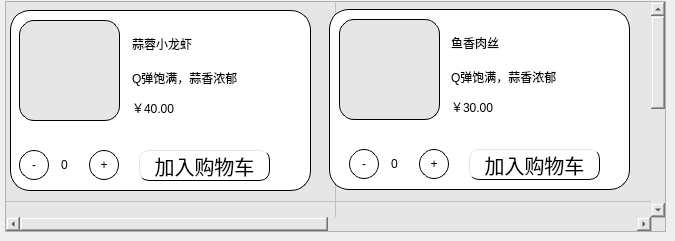
      <widget class="QWidget" name="page_6">
       <widget class="QTableWidget" name="tableWidget">
        <property name="geometry">
         <rect>
          <x>5</x>
          <y>1</y>
          <width>661</width>
          <height>231</height>
         </rect>
        </property>
        <property name="styleSheet">
         <string notr="true">background-color: rgb(230, 230, 230);
</string>
        </property>
        <property name="showGrid">
         <bool>true</bool>
        </property>
        <attribute name="horizontalHeaderVisible">
         <bool>false</bool>
        </attribute>
        <attribute name="horizontalHeaderDefaultSectionSize">
         <number>330</number>
        </attribute>
        <attribute name="horizontalHeaderHighlightSections">
         <bool>true</bool>
        </attribute>
        <attribute name="verticalHeaderVisible">
         <bool>false</bool>
        </attribute>
        <attribute name="verticalHeaderDefaultSectionSize">
         <number>200</number>
        </attribute>
        <attribute name="verticalHeaderHighlightSections">
         <bool>true</bool>
        </attribute>
        <row>
         <property name="text">
          <string>新建行</string>
         </property>
        </row>
        <row>
         <property name="text">
          <string>新建行</string>
         </property>
        </row>
        <column>
         <property name="text">
          <string>新建列</string>
         </property>
        </column>
        <column>
         <property name="text">
          <string>新建列</string>
         </property>
        </column>
       </widget>
       <widget class="QWidget" name="widget_main1" native="true">
        <property name="geometry">
         <rect>
          <x>0</x>
          <y>0</y>
          <width>321</width>
          <height>201</height>
         </rect>
        </property>
        <widget class="QWidget" name="widget_xia" native="true">
         <property name="geometry">
          <rect>
           <x>10</x>
           <y>10</y>
           <width>301</width>
           <height>181</height>
          </rect>
         </property>
         <property name="styleSheet">
          <string notr="true">QWidget{
	background-color: rgb(255, 255, 255);
	border-radius:20px;
	border:1px solid black;
}

QWidget:hover{
	border-radius:20px;
	border:1px solid blue;
}
QToolButton{

	border-radius:15px;
}
QPushButton:hover{
	background-color: rgb(0, 170, 255);
}
QToolButton:hover{
	color: rgb(0, 170, 255);
}</string>
         </property>
         <widget class="QToolButton" name="xia_jia">
          <property name="geometry">
           <rect>
            <x>79</x>
            <y>140</y>
            <width>30</width>
            <height>30</height>
           </rect>
          </property>
          <property name="styleSheet">
           <string notr="true"/>
          </property>
          <property name="text">
           <string>+</string>
          </property>
         </widget>
         <widget class="QLineEdit" name="xia_text">
          <property name="geometry">
           <rect>
            <x>120</x>
            <y>60</y>
            <width>174</width>
            <height>22</height>
           </rect>
          </property>
          <property name="styleSheet">
           <string notr="true">QLineEdit{
	border:none;
	font:20px &quot;楷体&quot;;
}</string>
          </property>
          <property name="text">
           <string>Q弹饱满，蒜香浓郁</string>
          </property>
          <property name="readOnly">
           <bool>true</bool>
          </property>
         </widget>
         <widget class="QLabel" name="xia_tu">
          <property name="geometry">
           <rect>
            <x>9</x>
            <y>10</y>
            <width>101</width>
            <height>101</height>
           </rect>
          </property>
          <property name="styleSheet">
           <string notr="true">QLabel{
	background-color: ;
	background-color: rgb(230, 230, 230);
	border-radius:15px;
}
</string>
          </property>
          <property name="text">
           <string/>
          </property>
          <property name="pixmap">
           <pixmap resource="images.qrc">:/xia.png</pixmap>
          </property>
          <property name="scaledContents">
           <bool>true</bool>
          </property>
         </widget>
         <widget class="QLineEdit" name="xia_num">
          <property name="geometry">
           <rect>
            <x>49</x>
            <y>140</y>
            <width>21</width>
            <height>30</height>
           </rect>
          </property>
          <property name="styleSheet">
           <string notr="true">QLineEdit {

	border:none;
}</string>
          </property>
          <property name="text">
           <string>0</string>
          </property>
         </widget>
         <widget class="QPushButton" name="xia_bt">
          <property name="geometry">
           <rect>
            <x>129</x>
            <y>140</y>
            <width>131</width>
            <height>31</height>
           </rect>
          </property>
          <property name="styleSheet">
           <string notr="true">QPushButton{
	border-radius:10px;
	font:20px;
	border-left:1px solid rgb(229,229,229);
	border-top:1px solid rgb(229,229,229);
	
}</string>
          </property>
          <property name="text">
           <string>加入购物车</string>
          </property>
         </widget>
         <widget class="QToolButton" name="xia_jian">
          <property name="geometry">
           <rect>
            <x>9</x>
            <y>140</y>
            <width>30</width>
            <height>30</height>
           </rect>
          </property>
          <property name="text">
           <string>-</string>
          </property>
         </widget>
         <widget class="QLineEdit" name="xia_line">
          <property name="geometry">
           <rect>
            <x>120</x>
            <y>20</y>
            <width>179</width>
            <height>34</height>
           </rect>
          </property>
          <property name="styleSheet">
           <string notr="true">QLineEdit{
	border:none;
	font:30px &quot;楷体&quot;;
}</string>
          </property>
          <property name="text">
           <string>蒜蓉小龙虾</string>
          </property>
          <property name="readOnly">
           <bool>true</bool>
          </property>
         </widget>
         <widget class="QLineEdit" name="xia_piece">
          <property name="geometry">
           <rect>
            <x>120</x>
            <y>90</y>
            <width>174</width>
            <height>22</height>
           </rect>
          </property>
          <property name="styleSheet">
           <string notr="true">QLineEdit{
	border:none;
	font:20px &quot;楷体&quot;;
}</string>
          </property>
          <property name="text">
           <string>￥40.00</string>
          </property>
          <property name="readOnly">
           <bool>true</bool>
          </property>
         </widget>
        </widget>
       </widget>
       <widget class="QWidget" name="widget_main2" native="true">
        <property name="geometry">
         <rect>
          <x>309</x>
          <y>-1</y>
          <width>331</width>
          <height>201</height>
         </rect>
        </property>
        <widget class="QWidget" name="widget_rose" native="true">
         <property name="geometry">
          <rect>
           <x>20</x>
           <y>10</y>
           <width>301</width>
           <height>181</height>
          </rect>
         </property>
         <property name="styleSheet">
          <string notr="true">QWidget{
	background-color: rgb(255, 255, 255);
	border-radius:20px;
	border:1px solid black;
}

QWidget:hover{
	border-radius:20px;
	border:1px solid blue;
}
QToolButton{

	border-radius:15px;
}
QPushButton:hover{
	background-color: rgb(0, 170, 255);
}
QToolButton:hover{
	color: rgb(0, 170, 255);
}</string>
         </property>
         <widget class="QToolButton" name="rose_jia">
          <property name="geometry">
           <rect>
            <x>90</x>
            <y>140</y>
            <width>30</width>
            <height>30</height>
           </rect>
          </property>
          <property name="styleSheet">
           <string notr="true"/>
          </property>
          <property name="text">
           <string>+</string>
          </property>
         </widget>
         <widget class="QLineEdit" name="xia_text_3">
          <property name="geometry">
           <rect>
            <x>120</x>
            <y>60</y>
            <width>174</width>
            <height>22</height>
           </rect>
          </property>
          <property name="styleSheet">
           <string notr="true">QLineEdit{
	border:none;
	font:20px &quot;楷体&quot;;
}</string>
          </property>
          <property name="text">
           <string>Q弹饱满，蒜香浓郁</string>
          </property>
          <property name="readOnly">
           <bool>true</bool>
          </property>
         </widget>
         <widget class="QLabel" name="xia_tu_3">
          <property name="geometry">
           <rect>
            <x>10</x>
            <y>10</y>
            <width>101</width>
            <height>101</height>
           </rect>
          </property>
          <property name="styleSheet">
           <string notr="true">QLabel{
	background-color: ;
	background-color: rgb(230, 230, 230);
	border-radius:15px;
}
</string>
          </property>
          <property name="text">
           <string/>
          </property>
          <property name="pixmap">
           <pixmap resource="images.qrc">:/rose.png</pixmap>
          </property>
          <property name="scaledContents">
           <bool>true</bool>
          </property>
         </widget>
         <widget class="QLineEdit" name="rose_num">
          <property name="geometry">
           <rect>
            <x>60</x>
            <y>140</y>
            <width>21</width>
            <height>30</height>
           </rect>
          </property>
          <property name="styleSheet">
           <string notr="true">QLineEdit {

	border:none;
}</string>
          </property>
          <property name="text">
           <string>0</string>
          </property>
         </widget>
         <widget class="QPushButton" name="xia_bt_3">
          <property name="geometry">
           <rect>
            <x>140</x>
            <y>140</y>
            <width>131</width>
            <height>31</height>
           </rect>
          </property>
          <property name="styleSheet">
           <string notr="true">QPushButton{
	border-radius:10px;
	font:20px;
	border-left:1px solid rgb(229,229,229);
	border-top:1px solid rgb(229,229,229);
	
}</string>
          </property>
          <property name="text">
           <string>加入购物车</string>
          </property>
         </widget>
         <widget class="QToolButton" name="rose_jian">
          <property name="geometry">
           <rect>
            <x>20</x>
            <y>140</y>
            <width>30</width>
            <height>30</height>
           </rect>
          </property>
          <property name="text">
           <string>-</string>
          </property>
         </widget>
         <widget class="QLineEdit" name="xia_line_3">
          <property name="geometry">
           <rect>
            <x>120</x>
            <y>20</y>
            <width>179</width>
            <height>34</height>
           </rect>
          </property>
          <property name="styleSheet">
           <string notr="true">QLineEdit{
	border:none;
	font:30px &quot;楷体&quot;;
}</string>
          </property>
          <property name="text">
           <string>鱼香肉丝</string>
          </property>
          <property name="readOnly">
           <bool>true</bool>
          </property>
         </widget>
         <widget class="QLineEdit" name="xia_piece_3">
          <property name="geometry">
           <rect>
            <x>120</x>
            <y>90</y>
            <width>174</width>
            <height>22</height>
           </rect>
          </property>
          <property name="styleSheet">
           <string notr="true">QLineEdit{
	border:none;
	font:20px &quot;楷体&quot;;
}</string>
          </property>
          <property name="text">
           <string>￥30.00</string>
          </property>
          <property name="readOnly">
           <bool>true</bool>
          </property>
         </widget>
        </widget>
       </widget>
      </widget>
